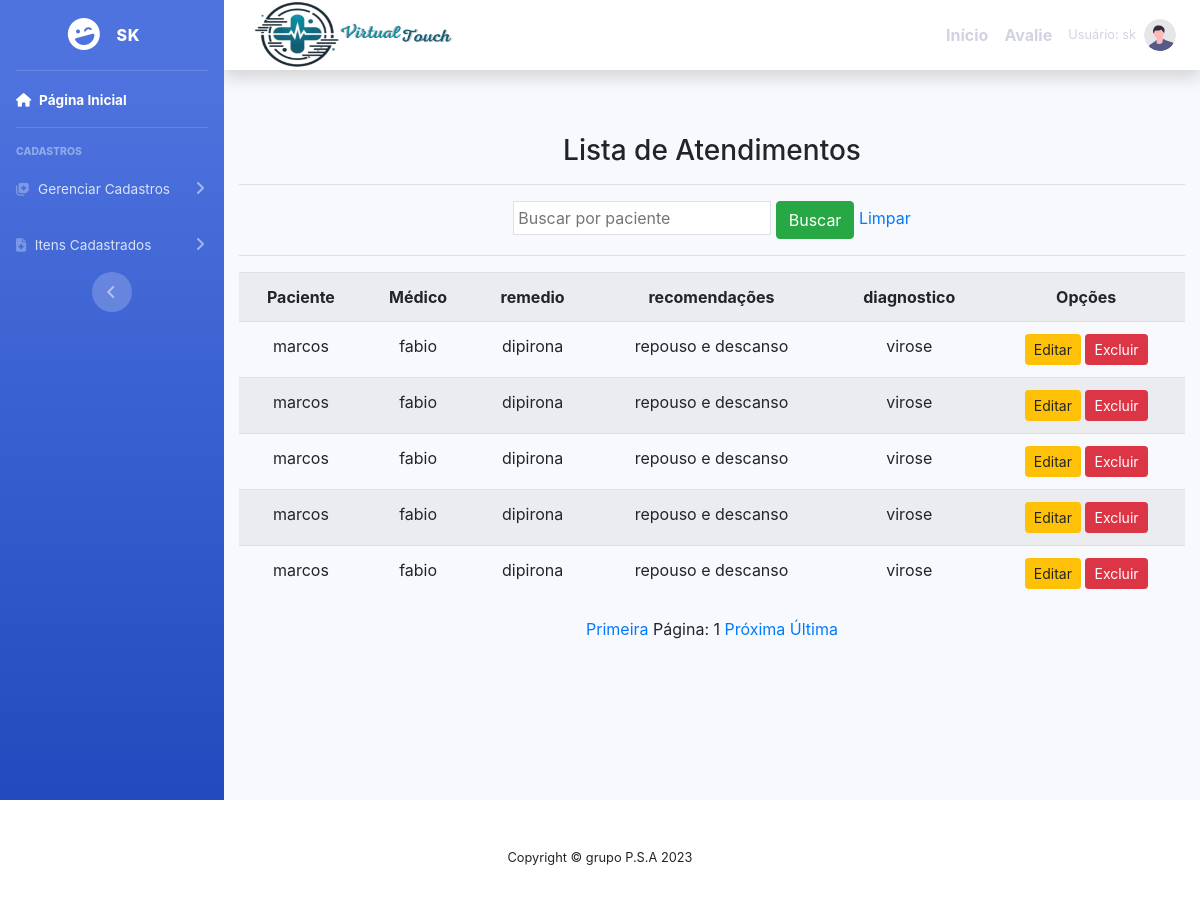
/listar/atendimentos/ (signed in), run on an earlier commit of the app's database.
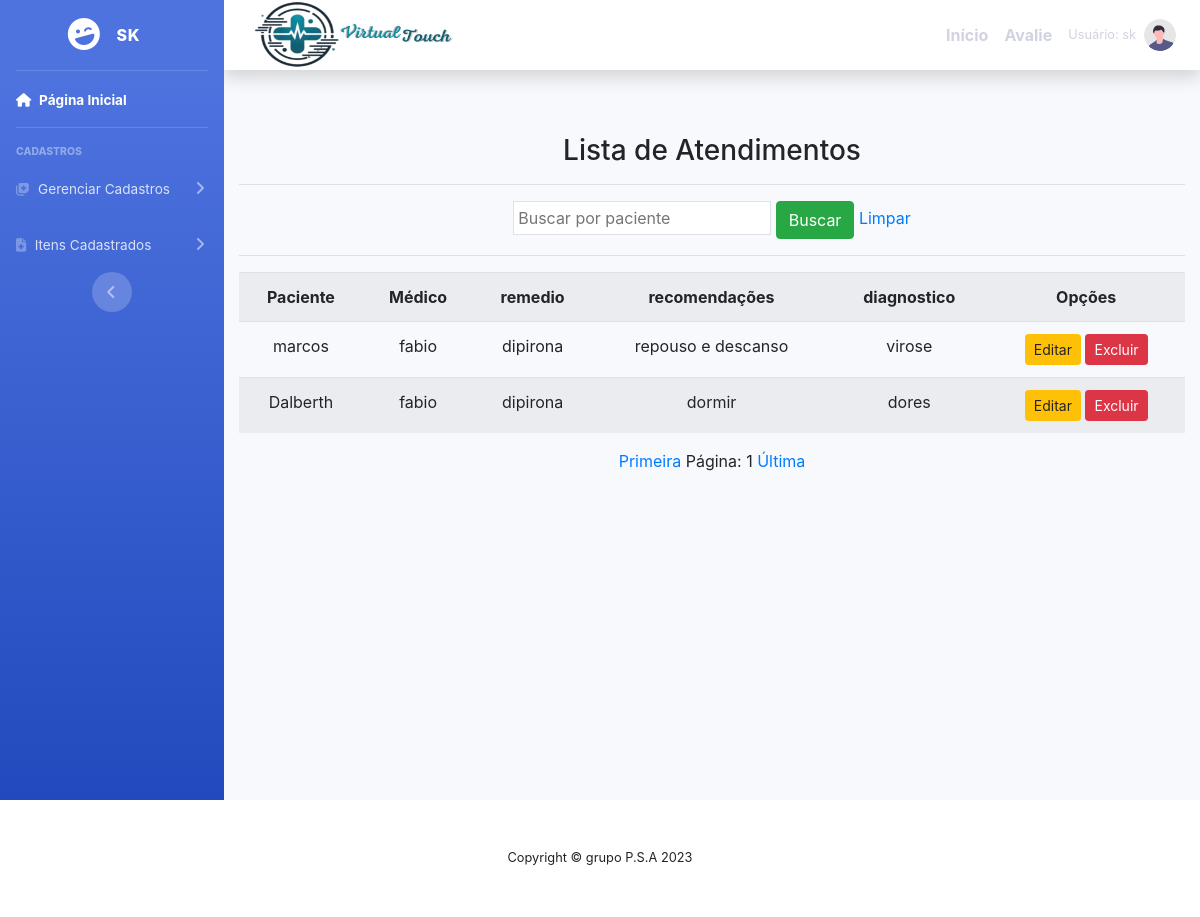
And on a later commit of the database.
### cadastros/models.py (models this page shows, shortened)
class Atendimento(models.Model):
    paciente = models.ForeignKey(Paciente, on_delete=models.PROTECT)
    medico = models.ForeignKey(Medico, on_delete=models.PROTECT)
    usuario = models.ForeignKey(User, on_delete=models.PROTECT)
    remedio = models.CharField(verbose_name ='remedio' ,max_length=255)
    diagnostico = models.TextField(verbose_name='diagnostico' , max_length=255)
    recomendacoes = models.TextField(verbose_name = 'recomendacoes', max_length=255 ,null=True, blank=True)

class Paciente(models.Model):
    usuario  = models.ForeignKey(User, on_delete=models.PROTECT)
    nome = models.CharField(max_length=50)
    telefone = models.CharField (verbose_name='telefone', max_length=11)
    numero_sus = models.CharField (verbose_name='numero_sus', max_length=15)
    cpf = models.CharField(verbose_name='cpf', max_length=11, null=True, blank=True)
    hospital = models.ForeignKey(Hospital, on_delete=models.PROTECT)
    descricao = models.CharField(max_length=150, verbose_name="descricao")
    sintomas = models.CharField(max_length=150, verbose_name="sintomas")
    doença_cronica = models.CharField(max_length=150, verbose_name="doença_cronica", null =True ,blank = True)
    idade = models.IntegerField (verbose_name='idade')
    usuario = models.ForeignKey(User, related_name='pacientes', on_delete=models.CASCADE)
    usuario_cadastrador = models.ForeignKey(User, related_name='pacientes_cadastrados', on_delete=models.CASCADE)

class Medico(models.Model):
    usuario  = models.ForeignKey(User, on_delete=models.PROTECT)
    numero = models.IntegerField(verbose_name="Número de telefone")
    nome = models.CharField(max_length=50, verbose_name=" nome")
    cpf = models.CharField(max_length = 11 ,verbose_name=" cpf ")
    especificacao = models.CharField(max_length=150)
    hospital = models.ForeignKey(Hospital, on_delete=models.PROTECT)

### cadastros/views.py (the view)
# urls.py: path('listar/atendimentos/', AtendimentoList.as_view(),
class AtendimentoList(GroupRequiredMixin, ListView):
    group_required = u'Medico'
    model = Atendimento
    template_name = 'listas/atendimento.html'
    paginate_by = 5
    def get_queryset(self):
        nome = self.request.GET.get('nome')
        if nome:
            atendimento = Atendimento.objects.filter(paciente__nome__icontains=nome)
        else:
            atendimento = Atendimento.objects.all()
        return atendimento

### paginas/templates/listas/atendimento.html (shortened to what this page needs)
{% extends 'modelo.html' %}
{% load static %}
{% block conteudo %}
<div class="container">
    <h3>Lista de Atendimentos</h3>
    <hr>
    <div class="table-responsive">
        <form action="?" method="GET">
            <input type="text" name="paciente" class="p-1 border" value="{{ request.GET.paciente }}" placeholder="Buscar por paciente">
            <button type="submit" class="btn btn-success">Buscar</button>
            <a href="{% url 'listar-atendimentos' %}">Limpar</a>
        </form>
        <hr>
        <table class="table table-striped">
            <tr>
                <th>Paciente</th>
                <th>Médico</th>
                <th>remedio</th>
                <th>recomendações</th>
                <th>diagnostico</th>
                <th>Opções</th>
            </tr>
            {% for atendimento in object_list %}
            <tr>
                <td>{{ atendimento.paciente.nome }}</td>
                <td>{{ atendimento.medico.nome }}</td>
                <td>{{ atendimento.remedio }}</td>
                <td>{{ atendimento.recomendacoes }}</td>
                <td>{{ atendimento.diagnostico }}</td>
                <td>
                    <a href="{% url 'editar-atendimento' atendimento.pk %}" class="btn btn-warning btn-sm" title="Editar">Editar</a>
                    <a href="{% url 'excluir-atendimento' atendimento.pk %}" class="btn btn-danger btn-sm" title="Excluir">Excluir</a>
                </td>
            </tr>
            {% empty %}
            <tr>
                <td colspan="5">Nenhum atendimento registrado.</td>
            </tr>
            {% endfor %}
        </table>
        <div class="text-center">
            <a href="?page=1">Primeira</a>
            <span>Página: {{ page_obj.number }}</span>
            {% if page_obj.has_next %}
            <a href="?page={{ page_obj.next_page_number }}">Próxima</a>
            {% endif %}
            <a href="?page={{ page_obj.paginator.num_pages }}">Última</a>
        </div>
    </div>
</div>
{% endblock %}

What changed in the data, as far as the page shows it:
removed Atendimento: paciente.nome "marcos", medico.nome "fabio", remedio "dipirona", recomendacoes "repouso e descanso", diagnostico "virose"
removed Atendimento: paciente.nome "marcos", medico.nome "fabio", remedio "dipirona", recomendacoes "repouso e descanso", diagnostico "virose"
removed Atendimento: paciente.nome "marcos", medico.nome "fabio", remedio "dipirona", recomendacoes "repouso e descanso", diagnostico "virose"
removed Atendimento: paciente.nome "marcos", medico.nome "fabio", remedio "dipirona", recomendacoes "repouso e descanso", diagnostico "virose"
added Atendimento: paciente.nome "Dalberth", medico.nome "fabio", remedio "dipirona", recomendacoes "dormir", diagnostico "dores"
Also different on the page:
text no longer shown: "Próxima"
